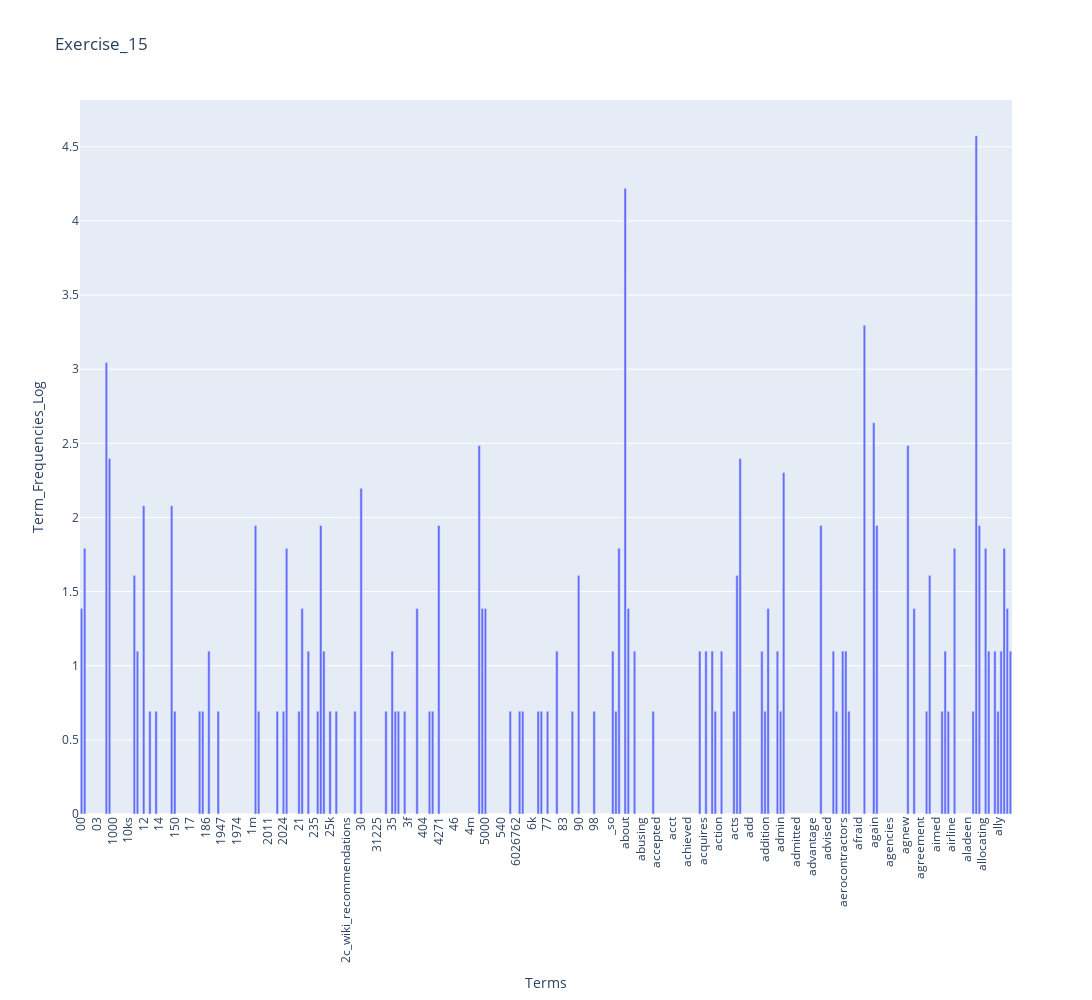
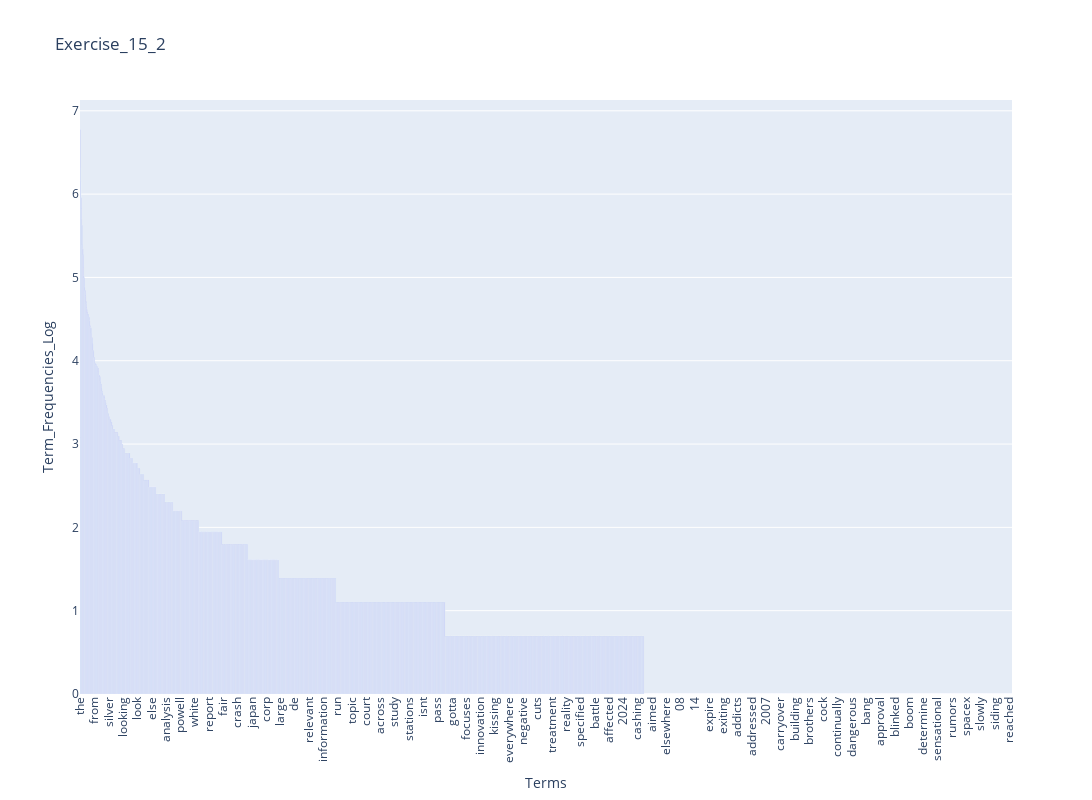

Notebook code for these charts, in order:
### Markdown cell above
### >>> **Exercise 15 (take home):** 
From the previous exercise and change the 'term_frequencies' variable for the 'term_frequencies_log'
Comment about the differences and other possible insights that can get from a log distribution.

### Code cell
# Answer here
# Plot in alphabetical order
term_frequencies_log = [math.log(i) for i in term_frequencies]

df_use_plotly_ex15 = pd.DataFrame({"Terms": count_vect.get_feature_names_out()[:300], 
                                   "Term_Frequencies_Log": term_frequencies_log[:300]})

fig_ex15 = px.bar(df_use_plotly_ex15, 
             x = "Terms", 
             y = "Term_Frequencies_Log",
             title = "Exercise_15")
fig_ex15.update_layout(xaxis_tickangle = -90, width = 2500, height = 1000) 

fig_ex15.show()

# Plot by ranking frequency (like fig_ex14)
first_n_terms = 3000 # Select more terms to see the differences overall
first_n_indices = np.argsort(term_frequencies_log)[-first_n_terms:][::-1]
term_frequencies_log = np.array(term_frequencies_log)

df_use_plotly_ex15_2 = pd.DataFrame({"Terms": count_vect.get_feature_names_out()[first_n_indices], 
                                     "Term_Frequencies_Log": term_frequencies_log[first_n_indices]})

fig_ex15_2 = px.bar(df_use_plotly_ex15_2, 
             x = "Terms", 
             y = "Term_Frequencies_Log",
             title = "Exercise_15_2")

fig_ex15_2.update_layout(xaxis_tickangle = -90, width = 8000, height = 800)

fig_ex15_2.show()

### Figure 1 — Plotly figure (JSON) as saved in the notebook; plotly's stock layout.template omitted (floating-point values rounded to 4 significant figures; data arrays with more than 128 entries replaced by an {"elided": "..."} marker saying what was removed)
{"data": [{"hovertemplate": "Terms=%{x}<br>Term_Frequencies_Log=%{y}<extra></extra>", "legendgroup": "", "marker": {"color": "#636efa", "pattern": {"shape": ""}}, "name": "", "orientation": "v", "showlegend": false, "textposition": "auto", "type": "bar", "x": {"elided": "300 str values"}, "xaxis": "x", "y": {"elided": "300 float values"}, "yaxis": "y"}], "layout": {"barmode": "relative", "height": 1000, "legend": {"tracegroupgap": 0}, "title": {"text": "Exercise_15"}, "width": 2500, "xaxis": {"anchor": "y", "domain": [0, 1], "tickangle": -90, "title": {"text": "Terms"}}, "yaxis": {"anchor": "x", "domain": [0, 1], "title": {"text": "Term_Frequencies_Log"}}}}

### Figure 2 — Plotly figure (JSON) as saved in the notebook; plotly's stock layout.template omitted (floating-point values rounded to 4 significant figures; data arrays with more than 128 entries replaced by an {"elided": "..."} marker saying what was removed)
{"data": [{"hovertemplate": "Terms=%{x}<br>Term_Frequencies_Log=%{y}<extra></extra>", "legendgroup": "", "marker": {"color": "#636efa", "pattern": {"shape": ""}}, "name": "", "orientation": "v", "showlegend": false, "textposition": "auto", "type": "bar", "x": {"elided": "3000 str values"}, "xaxis": "x", "y": {"elided": "3000 float values"}, "yaxis": "y"}], "layout": {"barmode": "relative", "height": 800, "legend": {"tracegroupgap": 0}, "title": {"text": "Exercise_15_2"}, "width": 8000, "xaxis": {"anchor": "y", "domain": [0, 1], "tickangle": -90, "title": {"text": "Terms"}}, "yaxis": {"anchor": "x", "domain": [0, 1], "title": {"text": "Term_Frequencies_Log"}}}}
